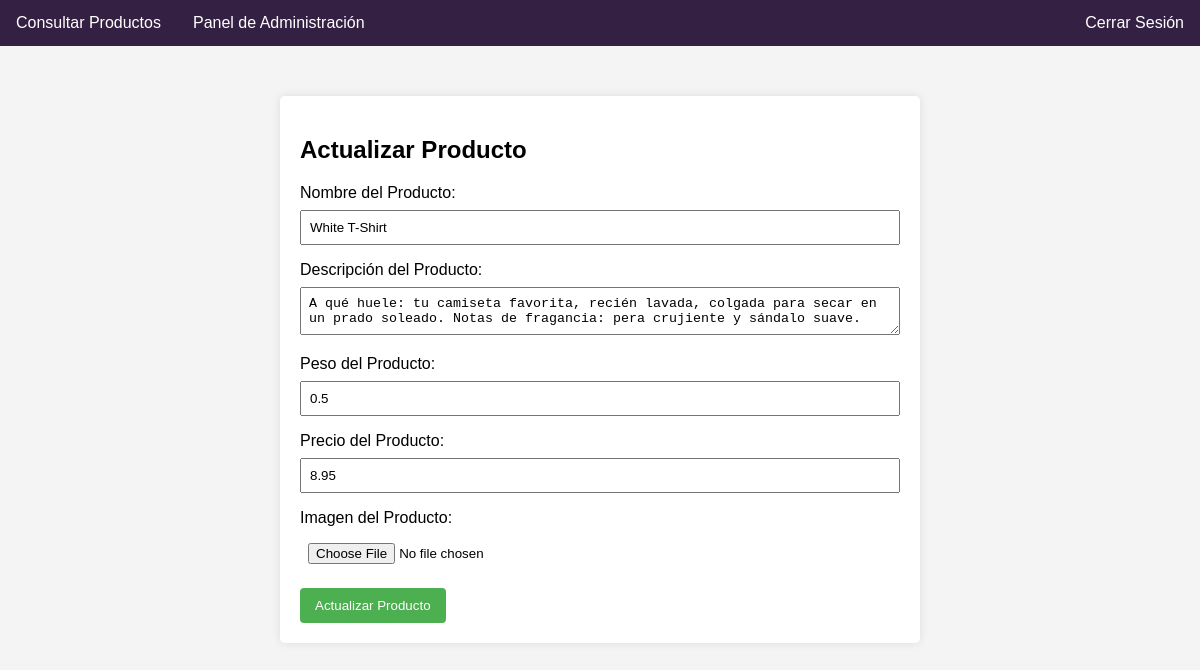
The page /actualizar_producto.php?id=11 (signed in) on the database its author committed.
### tables this page shows
CREATE TABLE `productos` (
  `productoID` int(2) NOT NULL,
  `nombre` varchar(30) NOT NULL,
  `descripcion` varchar(255) NOT NULL,
  `peso` double NOT NULL,
  `precio` double NOT NULL,
  `imagen` varchar(30) NOT NULL
);

### actualizar_producto.php (the view, shortened to what this page needs)
<?php
require_once 'menu.php';
include_once 'conecta.php';
$idProducto = isset($_GET['id']) ? $_GET['id'] : '';
$sqlSelect = "SELECT * FROM productos WHERE productoID = :id";
$stmtSelect = $con->prepare($sqlSelect);
$stmtSelect->bindParam(':id', $idProducto, PDO::PARAM_INT);
$stmtSelect->execute();
$producto = $stmtSelect->fetch(PDO::FETCH_ASSOC);
?>
<!DOCTYPE html>
<html lang="en">
<head>
</head>
<body>
    <div class="container">
        <h2>Actualizar Producto</h2>
        <form action="actualizar_producto.php?id=<?php echo $idProducto; ?>" method="post" enctype="multipart/form-data">
            <label for="nombre">Nombre del Producto:</label>
            <input type="text" id="nombre" name="nombre" value="<?php echo isset($producto['nombre']) ? $producto['nombre'] : ''; ?>" required>
            <label for="descripcion">Descripción del Producto:</label>
            <textarea id="descripcion" name="descripcion" required><?php echo isset($producto['descripcion']) ? $producto['descripcion'] : ''; ?></textarea>
            <label for="peso">Peso del Producto:</label>
            <input type="text" id="peso" name="peso" value="<?php echo isset($producto['peso']) ? $producto['peso'] : ''; ?>" required>
            <label for="precio">Precio del Producto:</label>
            <input type="text" id="precio" name="precio" value="<?php echo isset($producto['precio']) ? $producto['precio'] : ''; ?>" required>
            <label for="imagen">Imagen del Producto:</label>
            <input type="file" id="imagen" name="imagen" accept="image/*">
            <button type="submit" name="submit">Actualizar Producto</button>
        </form>
    </div>
</body>
</html>

### menu.php (style rules this page uses)
body { font-family: Arial, sans-serif; background-color: #f0f0f0; margin: 0; padding: 0; }

### actualizar_producto.php (style rules this page uses)
body { font-family: Arial, sans-serif; background-color: #f4f4f4; margin: 0; padding: 0; }
.container { max-width: 600px; margin: 50px auto; background-color: #fff; padding: 20px; border-radius: 5px; box-shadow: 0 0 10px rgba(0, 0, 0, 0.1); }
label { display: block; margin-bottom: 8px; }
input, textarea { width: 100%; padding: 8px; margin-bottom: 16px; box-sizing: border-box; }
button { background-color: #4CAF50; color: white; padding: 10px 15px; border: none; border-radius: 4px; cursor: pointer; }

### rows shown on the page
productos: nombre "White T-Shirt", descripcion "A qué huele: tu camiseta favorita, recién lavada, colgada para secar en un prado soleado. Notas de fragancia: pera crujiente y sándalo suave.", peso "0.5", precio "8.95"
